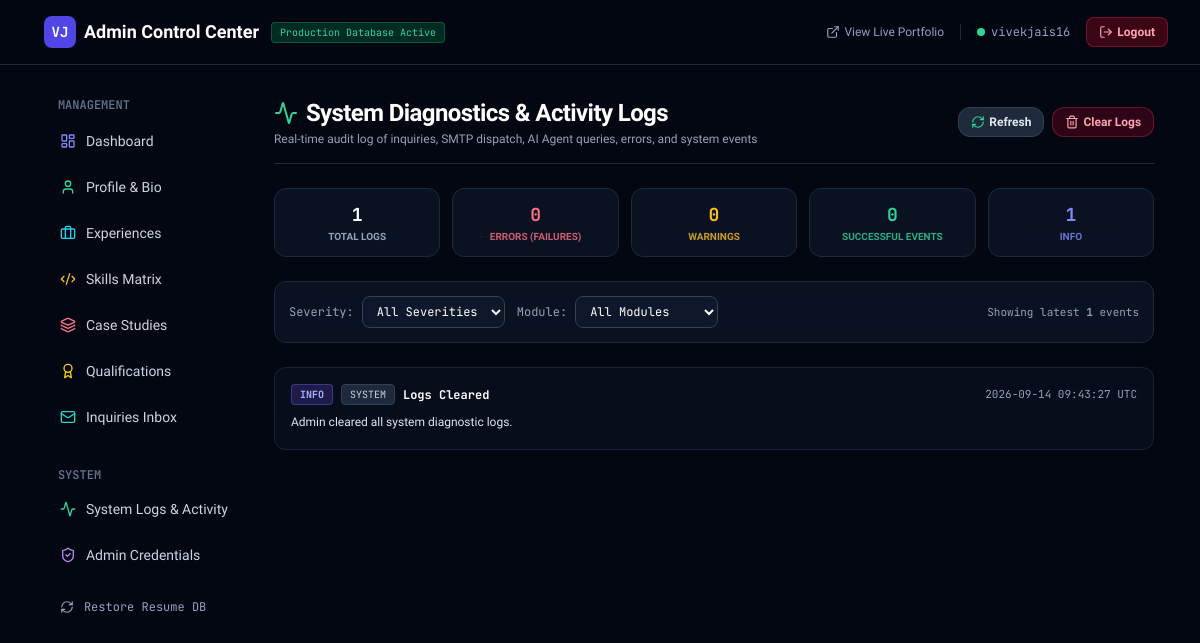
Before: /admin/logs (signed in) with the older database file.
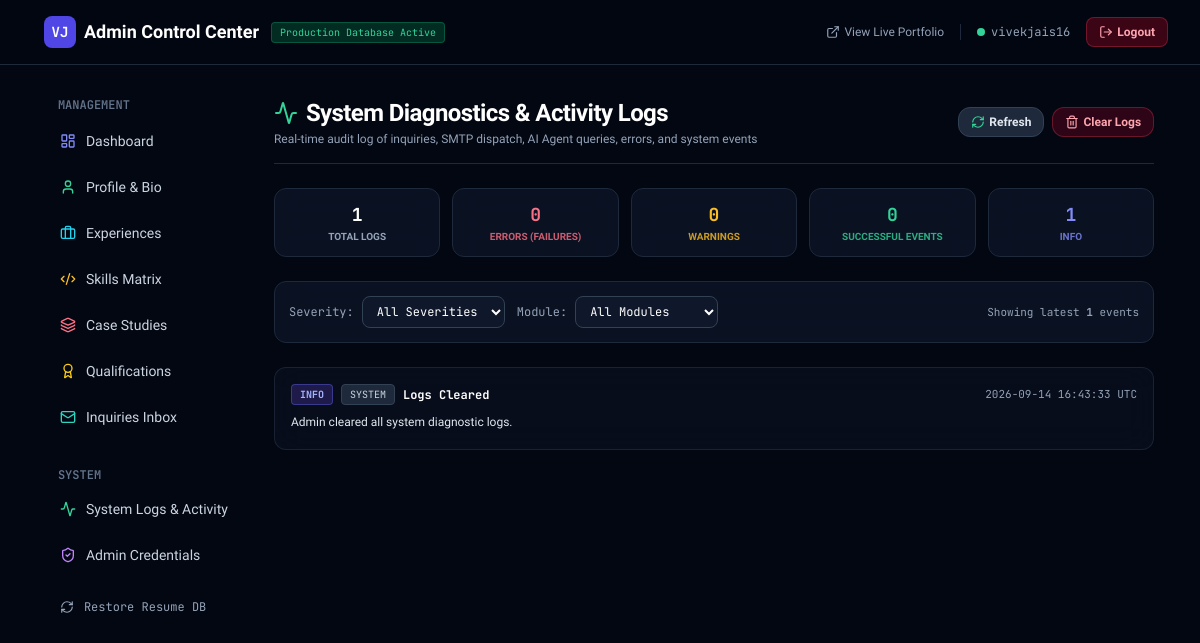
After: the same page with the newer database file.
### app/models/admin.py (models this page shows)
class SystemLog(Base):
    __tablename__ = "system_logs"
    id = Column(Integer, primary_key=True, index=True)
    timestamp = Column(DateTime, default=utc_now, index=True)
    level = Column(String(20), default="INFO", index=True)  # INFO, WARNING, ERROR, SUCCESS
    module = Column(String(50), default="SYSTEM", index=True)  # EMAIL, CONTACT, AI_AGENT, AUTH, ADMIN, DATABASE
    action = Column(String(100), nullable=False)
    message = Column(String(500), nullable=False)
    details = Column(String(5000), nullable=True)
    ip_address = Column(String(50), nullable=True)

### app/admin/router.py (the view)
@admin_router.get("/logs", response_class=HTMLResponse)
async def admin_logs_view(
    request: Request,
    level: Optional[str] = "ALL",
    module: Optional[str] = "ALL",
    admin_user: str = Depends(require_admin),
    db: Session = Depends(get_db),
):
    logs = get_system_logs(limit=150, level=level, module=module)
    stats = get_log_stats()
    return templates.TemplateResponse(
        request=request,
        name="admin/logs.html",
        context={
            "admin_user": admin_user,
            "logs": logs,
            "stats": stats,
            "selected_level": level or "ALL",
            "selected_module": module or "ALL",
        },
    )

### app/admin/auth.py (called while the page is built)
def verify_session_token(token: str) -> Optional[str]:
    if not token or ":" not in token:
        return None
    username, sig = token.split(":", 1)
    secret = settings.SECRET_KEY.encode("utf-8")
    expected_sig = hmac.new(secret, username.encode("utf-8"), hashlib.sha256).hexdigest()
    if hmac.compare_digest(sig, expected_sig):
        return username
    return None

def get_current_admin(request: Request, db: Session = Depends(get_db)) -> Optional[str]:
    cookie_token = request.cookies.get(settings.ADMIN_SESSION_COOKIE)
    if not cookie_token:
        return None
    return verify_session_token(cookie_token)

def require_admin(request: Request, db: Session = Depends(get_db)):
    username = get_current_admin(request, db)
    if not username:
        raise HTTPException(
            status_code=status.HTTP_307_TEMPORARY_REDIRECT,
            headers={"Location": "/admin/login"},
        )
    return username

### app/core/database.py (called while the page is built)
def get_db() -> Generator[Session, None, None]:
    db = SessionLocal()
    try:
        yield db
    finally:
        db.close()

### app/templates/admin/logs.html (shortened to what the changed rows need)
{% extends "admin/base.html" %}
{% block content %}
<div class="space-y-6">
    <div class="flex flex-col sm:flex-row sm:items-center justify-between gap-4 border-b border-slate-800 pb-4">
        <div>
            <h1 class="text-2xl font-bold text-white tracking-tight flex items-center gap-2">
                <i data-lucide="activity" class="w-6 h-6 text-emerald-400"></i> System Diagnostics & Activity Logs
            </h1>
        </div>
    </div>
    {% if logs %}
    <div class="space-y-2">
        {% for log in logs %}
        <div class="glass-panel rounded-xl p-4 border {% if log.level == 'ERROR' %}border-rose-500/50 bg-rose-950/10{% elif log.level == 'WARNING' %}border-amber-500/40 bg-amber-950/10{% elif log.level == 'SUCCESS' %}border-emerald-500/30 bg-emerald-950/10{% else %}border-slate-800/80 bg-slate-900/40{% endif %} space-y-2">
            <div class="flex flex-col sm:flex-row sm:items-center justify-between gap-2">
                <div class="flex items-center gap-2 flex-wrap">
                    {% if log.level == 'ERROR' %}
                    <span class="px-2 py-0.5 rounded text-[10px] font-bold font-mono bg-rose-950 text-rose-300 border border-rose-500/40">ERROR</span>
                    {% elif log.level == 'WARNING' %}
                    <span class="px-2 py-0.5 rounded text-[10px] font-bold font-mono bg-amber-950 text-amber-300 border border-amber-500/40">WARN</span>
                    {% elif log.level == 'SUCCESS' %}
                    <span class="px-2 py-0.5 rounded text-[10px] font-bold font-mono bg-emerald-950 text-emerald-300 border border-emerald-500/40">SUCCESS</span>
                    {% else %}
                    <span class="px-2 py-0.5 rounded text-[10px] font-bold font-mono bg-indigo-950 text-indigo-300 border border-indigo-500/40">INFO</span>
                    {% endif %}
                    <span class="px-2 py-0.5 rounded text-[10px] font-mono bg-slate-800 text-slate-300 border border-slate-700">{{ log.module }}</span>
                    <strong class="text-white text-xs font-mono">{{ log.action }}</strong>
                </div>
                <div class="text-[11px] text-slate-400 font-mono">
                    {{ log.timestamp.strftime('%Y-%m-%d %H:%M:%S UTC') if log.timestamp else 'Recently' }}
                </div>
            </div>
            <div class="text-xs text-slate-200 leading-relaxed font-sans">
                {{ log.message }}
            </div>
        </div>
        {% endfor %}
    </div>
    {% endif %}
</div>
{% endblock %}

Changed rows visible on the page:
changed SystemLog "Logs Cleared": timestamp "2026-09-14 09:43:27 UTC" → "2026-09-14 16:43:33 UTC"
